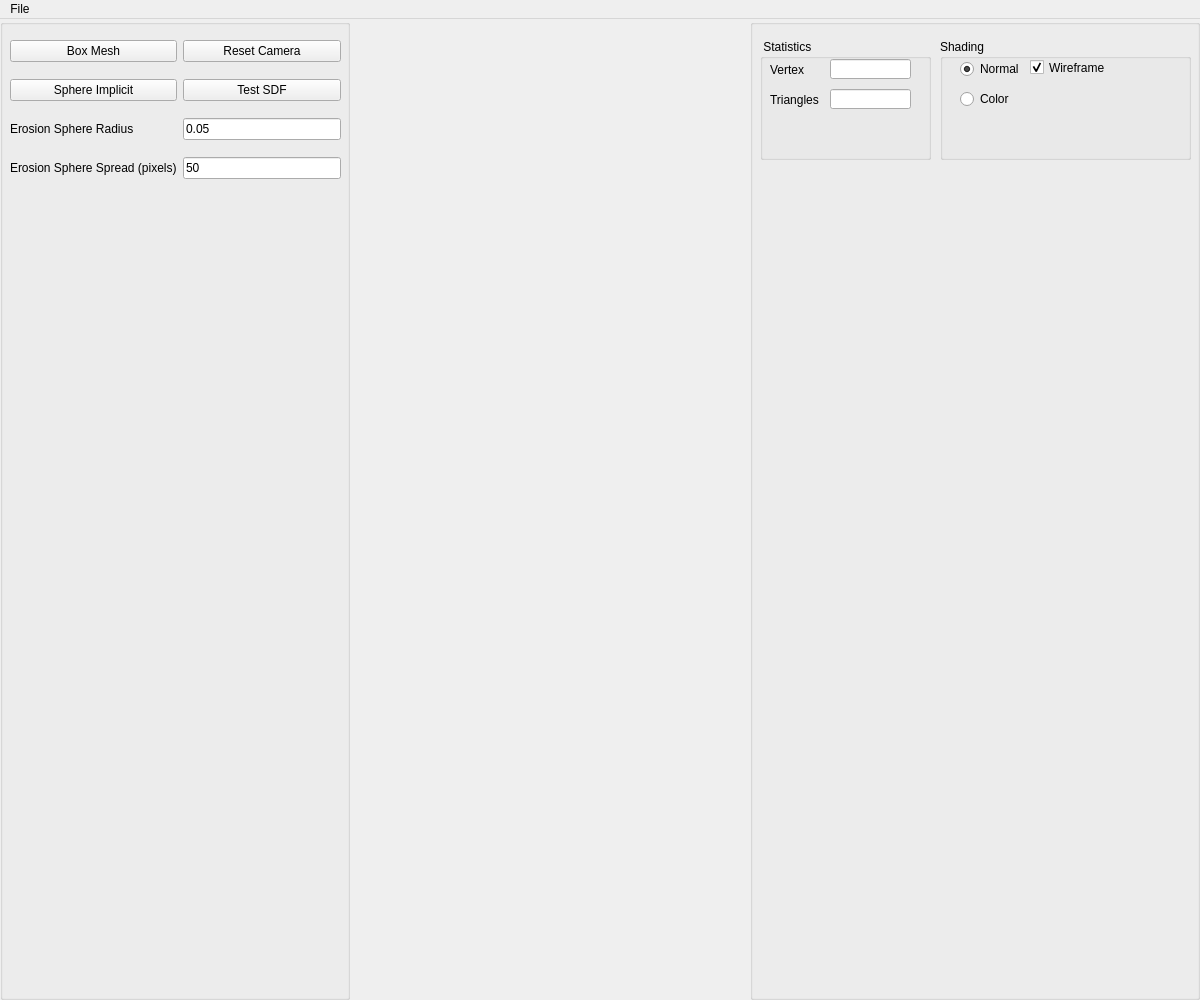
<?xml version="1.0" encoding="UTF-8"?>
<ui version="4.0">
 <class>Assets</class>
 <widget class="QMainWindow" name="Assets">
  <property name="geometry">
   <rect>
    <x>0</x>
    <y>0</y>
    <width>1200</width>
    <height>1000</height>
   </rect>
  </property>
  <property name="minimumSize">
   <size>
    <width>420</width>
    <height>300</height>
   </size>
  </property>
  <property name="windowTitle">
   <string>Implicit Terrain</string>
  </property>
  <widget class="QWidget" name="centralwidget">
   <layout class="QHBoxLayout">
    <property name="spacing">
     <number>0</number>
    </property>
    <property name="leftMargin">
     <number>0</number>
    </property>
    <property name="topMargin">
     <number>0</number>
    </property>
    <property name="rightMargin">
     <number>0</number>
    </property>
    <property name="bottomMargin">
     <number>0</number>
    </property>
    <item>
     <widget class="QGroupBox" name="Objects_groupBox">
      <property name="enabled">
       <bool>true</bool>
      </property>
      <property name="sizePolicy">
       <sizepolicy hsizetype="Fixed" vsizetype="Minimum">
        <horstretch>0</horstretch>
        <verstretch>0</verstretch>
       </sizepolicy>
      </property>
      <property name="minimumSize">
       <size>
        <width>350</width>
        <height>250</height>
       </size>
      </property>
      <property name="title">
       <string/>
      </property>
      <widget class="QWidget" name="gridLayoutWidget">
       <property name="geometry">
        <rect>
         <x>10</x>
         <y>10</y>
         <width>331</width>
         <height>161</height>
        </rect>
       </property>
       <layout class="QGridLayout" name="gridLayout">
        <item row="2" column="0">
         <widget class="QLabel" name="erosion_sphere_radius_label">
          <property name="sizePolicy">
           <sizepolicy hsizetype="Minimum" vsizetype="Minimum">
            <horstretch>0</horstretch>
            <verstretch>0</verstretch>
           </sizepolicy>
          </property>
          <property name="text">
           <string>Erosion Sphere Radius</string>
          </property>
         </widget>
        </item>
        <item row="1" column="1">
         <widget class="QPushButton" name="testSDFButton">
          <property name="text">
           <string>Test SDF</string>
          </property>
         </widget>
        </item>
        <item row="2" column="1">
         <widget class="QLineEdit" name="erosion_sphere_radius_input">
          <property name="text">
           <string>0.05</string>
          </property>
         </widget>
        </item>
        <item row="0" column="1">
         <widget class="QPushButton" name="resetcameraButton">
          <property name="toolTip">
           <string>&lt;html&gt;&lt;head/&gt;&lt;body&gt;&lt;p&gt;&lt;span style=&quot; color:#5500ff;&quot;&gt;Callback #03&lt;/span&gt;&lt;/p&gt;&lt;p&gt;&lt;span style=&quot; font-style:italic; color:#aa00ff;&quot;&gt;Create Eurographics 1996 Bird&lt;/span&gt;&lt;/p&gt;&lt;/body&gt;&lt;/html&gt;</string>
          </property>
          <property name="text">
           <string>Reset Camera</string>
          </property>
          <property name="checkable">
           <bool>true</bool>
          </property>
          <property name="autoDefault">
           <bool>false</bool>
          </property>
          <property name="default">
           <bool>false</bool>
          </property>
          <property name="flat">
           <bool>false</bool>
          </property>
         </widget>
        </item>
        <item row="0" column="0">
         <widget class="QPushButton" name="boxMesh">
          <property name="toolTip">
           <string>&lt;!DOCTYPE HTML PUBLIC &quot;-//W3C//DTD HTML 4.0//EN&quot; &quot;http://www.w3.org/TR/REC-html40/strict.dtd&quot;&gt;
&lt;html&gt;&lt;head&gt;&lt;meta name=&quot;qrichtext&quot; content=&quot;1&quot; /&gt;&lt;style type=&quot;text/css&quot;&gt;
p, li { white-space: pre-wrap; }
&lt;/style&gt;&lt;/head&gt;&lt;body style=&quot; font-family:'MS Shell Dlg 2'; font-size:8pt; font-weight:400; font-style:normal;&quot;&gt;
&lt;p style=&quot; margin-top:0px; margin-bottom:0px; margin-left:0px; margin-right:0px; -qt-block-indent:0; text-indent:0px;&quot;&gt;&lt;span style=&quot; color:#5500ff;&quot;&gt;Callback #01&lt;/span&gt;&lt;/p&gt;
&lt;p style=&quot; margin-top:0px; margin-bottom:0px; margin-left:0px; margin-right:0px; -qt-block-indent:0; text-indent:0px;&quot;&gt;&lt;span style=&quot; font-style:italic; color:#aa00ff;&quot;&gt;Create Eurographics 1996 Bear&lt;/span&gt;&lt;/p&gt;&lt;/body&gt;&lt;/html&gt;</string>
          </property>
          <property name="text">
           <string>Box Mesh</string>
          </property>
          <property name="checkable">
           <bool>false</bool>
          </property>
         </widget>
        </item>
        <item row="1" column="0">
         <widget class="QPushButton" name="sphereImplicit">
          <property name="toolTip">
           <string>&lt;!DOCTYPE HTML PUBLIC &quot;-//W3C//DTD HTML 4.0//EN&quot; &quot;http://www.w3.org/TR/REC-html40/strict.dtd&quot;&gt;
&lt;html&gt;&lt;head&gt;&lt;meta name=&quot;qrichtext&quot; content=&quot;1&quot; /&gt;&lt;style type=&quot;text/css&quot;&gt;
p, li { white-space: pre-wrap; }
&lt;/style&gt;&lt;/head&gt;&lt;body style=&quot; font-family:'MS Shell Dlg 2'; font-size:8pt; font-weight:400; font-style:normal;&quot;&gt;
&lt;p style=&quot; margin-top:0px; margin-bottom:0px; margin-left:0px; margin-right:0px; -qt-block-indent:0; text-indent:0px;&quot;&gt;&lt;span style=&quot; color:#5500ff;&quot;&gt;Callback #01&lt;/span&gt;&lt;/p&gt;
&lt;p style=&quot; margin-top:0px; margin-bottom:0px; margin-left:0px; margin-right:0px; -qt-block-indent:0; text-indent:0px;&quot;&gt;&lt;span style=&quot; font-style:italic; color:#aa00ff;&quot;&gt;Create Eurographics 1996 Bear&lt;/span&gt;&lt;/p&gt;&lt;/body&gt;&lt;/html&gt;</string>
          </property>
          <property name="text">
           <string>Sphere Implicit</string>
          </property>
          <property name="checkable">
           <bool>false</bool>
          </property>
         </widget>
        </item>
        <item row="3" column="0">
         <widget class="QLabel" name="erosion_sphere_spread_label">
          <property name="text">
           <string>Erosion Sphere Spread (pixels)</string>
          </property>
         </widget>
        </item>
        <item row="3" column="1">
         <widget class="QLineEdit" name="erosion_sphere_spread_input">
          <property name="text">
           <string>50</string>
          </property>
         </widget>
        </item>
       </layout>
      </widget>
     </widget>
    </item>
    <item>
     <widget class="QWidget" name="widget_GL" native="true"/>
    </item>
    <item>
     <widget class="QGroupBox" name="Parameters_groupBox">
      <property name="sizePolicy">
       <sizepolicy hsizetype="Maximum" vsizetype="Minimum">
        <horstretch>0</horstretch>
        <verstretch>0</verstretch>
       </sizepolicy>
      </property>
      <property name="minimumSize">
       <size>
        <width>450</width>
        <height>141</height>
       </size>
      </property>
      <property name="title">
       <string/>
      </property>
      <widget class="QGroupBox" name="groupBox_4">
       <property name="geometry">
        <rect>
         <x>10</x>
         <y>20</y>
         <width>171</width>
         <height>121</height>
        </rect>
       </property>
       <property name="title">
        <string> Statistics</string>
       </property>
       <widget class="QLabel" name="label_2">
        <property name="geometry">
         <rect>
          <x>10</x>
          <y>20</y>
          <width>61</width>
          <height>21</height>
         </rect>
        </property>
        <property name="text">
         <string>Vertex</string>
        </property>
       </widget>
       <widget class="QLineEdit" name="lineEdit_2">
        <property name="geometry">
         <rect>
          <x>70</x>
          <y>50</y>
          <width>81</width>
          <height>20</height>
         </rect>
        </property>
        <property name="alignment">
         <set>Qt::AlignRight|Qt::AlignTrailing|Qt::AlignVCenter</set>
        </property>
       </widget>
       <widget class="QLabel" name="label_3">
        <property name="geometry">
         <rect>
          <x>10</x>
          <y>50</y>
          <width>61</width>
          <height>21</height>
         </rect>
        </property>
        <property name="text">
         <string>Triangles</string>
        </property>
       </widget>
       <widget class="QLineEdit" name="lineEdit">
        <property name="geometry">
         <rect>
          <x>70</x>
          <y>20</y>
          <width>81</width>
          <height>20</height>
         </rect>
        </property>
        <property name="text">
         <string/>
        </property>
        <property name="alignment">
         <set>Qt::AlignRight|Qt::AlignTrailing|Qt::AlignVCenter</set>
        </property>
       </widget>
      </widget>
      <widget class="QGroupBox" name="groupBox_13">
       <property name="geometry">
        <rect>
         <x>190</x>
         <y>20</y>
         <width>251</width>
         <height>121</height>
        </rect>
       </property>
       <property name="title">
        <string>Shading</string>
       </property>
       <widget class="QRadioButton" name="radioShadingButton_1">
        <property name="geometry">
         <rect>
          <x>20</x>
          <y>20</y>
          <width>61</width>
          <height>20</height>
         </rect>
        </property>
        <property name="text">
         <string>Normal</string>
        </property>
        <property name="checked">
         <bool>true</bool>
        </property>
       </widget>
       <widget class="QCheckBox" name="wireframe">
        <property name="geometry">
         <rect>
          <x>90</x>
          <y>20</y>
          <width>81</width>
          <height>17</height>
         </rect>
        </property>
        <property name="text">
         <string>Wireframe</string>
        </property>
        <property name="checked">
         <bool>true</bool>
        </property>
       </widget>
       <widget class="QRadioButton" name="radioShadingButton_2">
        <property name="geometry">
         <rect>
          <x>20</x>
          <y>50</y>
          <width>61</width>
          <height>20</height>
         </rect>
        </property>
        <property name="text">
         <string>Color</string>
        </property>
        <property name="checked">
         <bool>false</bool>
        </property>
       </widget>
      </widget>
     </widget>
    </item>
   </layout>
  </widget>
  <widget class="QMenuBar" name="menubar">
   <property name="geometry">
    <rect>
     <x>0</x>
     <y>0</y>
     <width>1200</width>
     <height>21</height>
    </rect>
   </property>
   <widget class="QMenu" name="menuFile">
    <property name="title">
     <string>File</string>
    </property>
   </widget>
   <addaction name="menuFile"/>
  </widget>
  <action name="actionExit">
   <property name="text">
    <string>Exit</string>
   </property>
   <property name="shortcut">
    <string>Esc</string>
   </property>
  </action>
  <action name="actionNew_Scene">
   <property name="text">
    <string>New Scene</string>
   </property>
  </action>
  <action name="actionExport_obj">
   <property name="text">
    <string>OBJ File (.obj)</string>
   </property>
  </action>
  <action name="actionExport_ma">
   <property name="text">
    <string>Maya File (.ma)</string>
   </property>
  </action>
  <action name="actionLoad_ma">
   <property name="text">
    <string>Load</string>
   </property>
  </action>
  <action name="actionGL">
   <property name="text">
    <string>GL</string>
   </property>
  </action>
  <action name="actionVectorized">
   <property name="text">
    <string>Vectorized</string>
   </property>
  </action>
  <action name="actionExport_svg">
   <property name="text">
    <string>SVG File (.svg)</string>
   </property>
  </action>
  <action name="actionSphere_Tracing_png">
   <property name="text">
    <string>Sphere Tracing (.png)</string>
   </property>
  </action>
 </widget>
 <resources/>
 <connections/>
</ui>
